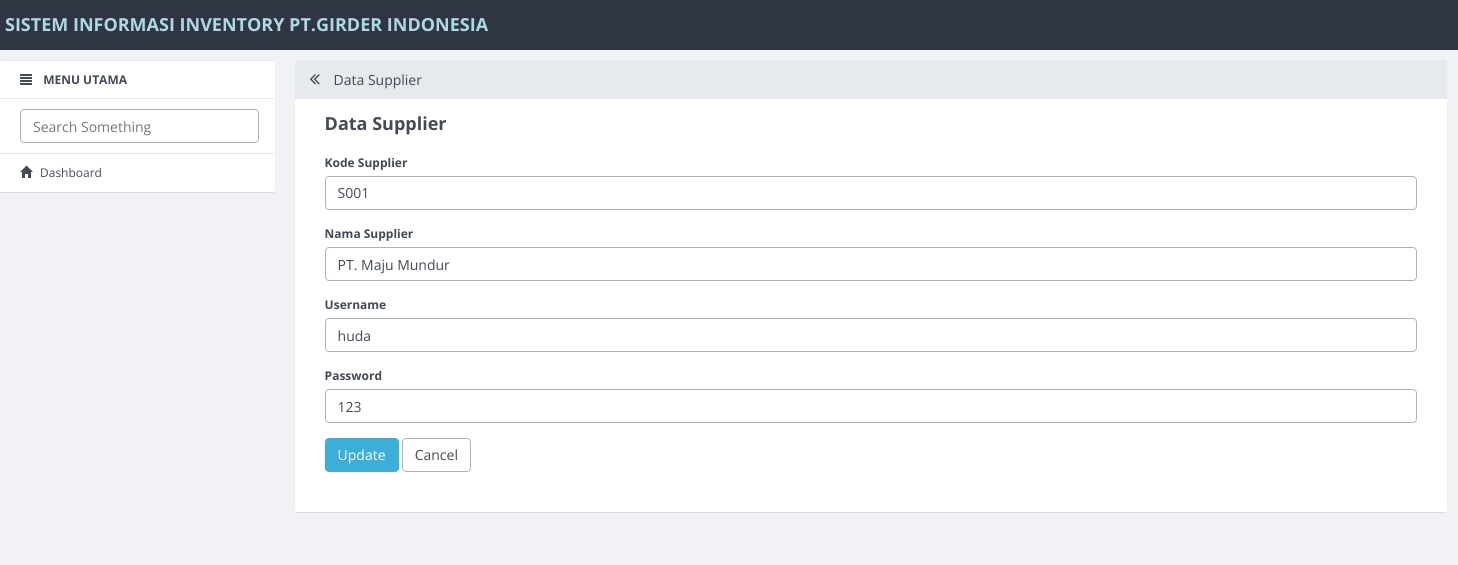
Screenshot of /supplier/update/3.html with the database file from the repository.
### tables this page shows
CREATE TABLE `supplier` (
  `id_supplier` int(11) NOT NULL,
  `kode_supplier` varchar(10) DEFAULT NULL,
  `nama_supplier` varchar(50) DEFAULT NULL,
  `username` varchar(50) DEFAULT NULL,
  `password` varchar(50) DEFAULT NULL
);

### application/controllers/Supplier.php (called while the page is built, shortened)
<?php
class Supplier extends CI_Controller
{
    function __construct()
    {
        $this->load->model('Supplier_model');
        $this->load->library('form_validation');
    }
    public function update($id)
    {
        $row = $this->Supplier_model->get_by_id($id);
        if ($row) {
            $data = array(
                'button' => 'Update',
                'action' => site_url('supplier/update_action'),
                'id_supplier' => set_value('id_supplier', $row->id_supplier),
                'kode_supplier' => set_value('kode_supplier', $row->kode_supplier),
                'nama_supplier' => set_value('nama_supplier', $row->nama_supplier),
                'username' => set_value('username', $row->username),
                'password' => set_value('password', $row->password),
                'konten' => 'supplier/supplier_form',
                'judul' => 'Data Supplier',
            );
            $this->load->view('v_index', $data);
        } else {
            $this->session->set_flashdata('message', 'Record Not Found');
            redirect(site_url('supplier'));
        }
    }
}

### index.php (called while the page is built, shortened)
<?php
require_once BASEPATH.'core/CodeIgniter.php';

### application/models/Supplier_model.php (called while the page is built, shortened)
<?php
class Supplier_model extends CI_Model
{
    public $table = 'supplier';
    public $id = 'id_supplier';
    function get_by_id($id)
    {
        $this->db->where($this->id, $id);
        return $this->db->get($this->table)->row();
    }
}

### application/views/supplier/supplier_form.php (the view, shortened to what this page needs)
<form action="<?php echo $action; ?>" method="post">
        <div class="form-group">
            <label for="varchar">Kode Supplier <?php echo form_error('kode_supplier') ?></label>
            <input type="text" class="form-control" name="kode_supplier" id="kode_supplier" placeholder="Kode Supplier" value="<?php echo $kode_supplier; ?>" />
        </div>
        <div class="form-group">
            <label for="varchar">Nama Supplier <?php echo form_error('nama_supplier') ?></label>
            <input type="text" class="form-control" name="nama_supplier" id="nama_supplier" placeholder="Nama Supplier" value="<?php echo $nama_supplier; ?>" />
        </div>
        <div class="form-group">
            <label for="varchar">Username <?php echo form_error('username') ?></label>
            <input type="text" class="form-control" name="username" id="nama_supplier" placeholder="Username" value="<?php echo $username; ?>" />
        </div>
        <div class="form-group">
            <label for="varchar">Password <?php echo form_error('password') ?></label>
            <input type="text" class="form-control" name="password" id="password" placeholder="Password" value="<?php echo $password; ?>" />
        </div>
        <button type="submit" class="btn btn-primary"><?php echo $button ?></button>
        <a href="<?php echo site_url('supplier') ?>" class="btn btn-default">Cancel</a>
    </form>

### rows the page displays
supplier: kode_supplier "S001", nama_supplier "PT. Maju Mundur", username "huda", password "123"

### other values shown
$judul "Data Supplier"
$button "Update"
